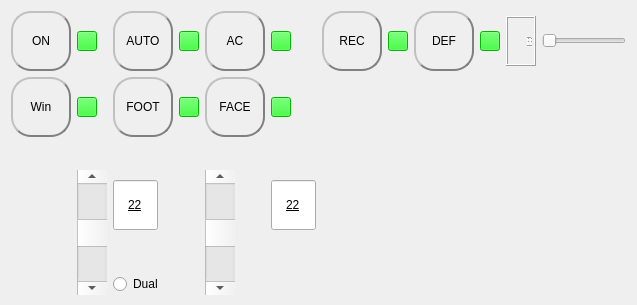
         <widget class="QWidget" name="tab_2">
          <attribute name="title">
           <string>AC Simulation</string>
          </attribute>
          <layout class="QGridLayout" name="gridLayout_6">
           <item row="0" column="5">
            <widget class="QPushButton" name="pushButtonON">
             <property name="minimumSize">
              <size>
               <width>60</width>
               <height>60</height>
              </size>
             </property>
             <property name="maximumSize">
              <size>
               <width>60</width>
               <height>60</height>
              </size>
             </property>
             <property name="styleSheet">
              <string notr="true">border-radius: 20px;  border: 2px groove gray;
font: 12pt &quot;Arial&quot;;
border-style: outset;</string>
             </property>
             <property name="text">
              <string>ON</string>
             </property>
            </widget>
           </item>
           <item row="0" column="16">
            <widget class="QPushButton" name="pushButtonREC">
             <property name="minimumSize">
              <size>
               <width>60</width>
               <height>60</height>
              </size>
             </property>
             <property name="maximumSize">
              <size>
               <width>60</width>
               <height>60</height>
              </size>
             </property>
             <property name="styleSheet">
              <string notr="true">border-radius: 20px;  border: 2px groove gray;
font: 12pt &quot;Arial&quot;;
border-style: outset;</string>
             </property>
             <property name="text">
              <string>REC</string>
             </property>
            </widget>
           </item>
           <item row="0" column="7">
            <widget class="QPushButton" name="displayON">
             <property name="maximumSize">
              <size>
               <width>20</width>
               <height>20</height>
              </size>
             </property>
             <property name="styleSheet">
              <string notr="true">background-color: rgb(0, 255, 0);</string>
             </property>
             <property name="text">
              <string/>
             </property>
            </widget>
           </item>
           <item row="0" column="23">
            <widget class="QLCDNumber" name="displayBlwrLvl">
             <property name="maximumSize">
              <size>
               <width>30</width>
               <height>50</height>
              </size>
             </property>
            </widget>
           </item>
           <item row="1" column="13">
            <widget class="QPushButton" name="displayFACE">
             <property name="maximumSize">
              <size>
               <width>20</width>
               <height>20</height>
              </size>
             </property>
             <property name="styleSheet">
              <string notr="true">background-color: rgb(0, 255, 0);</string>
             </property>
             <property name="text">
              <string/>
             </property>
            </widget>
           </item>
           <item row="0" column="22">
            <widget class="QPushButton" name="displayDEF">
             <property name="maximumSize">
              <size>
               <width>20</width>
               <height>20</height>
              </size>
             </property>
             <property name="styleSheet">
              <string notr="true">background-color: rgb(0, 255, 0);</string>
             </property>
             <property name="text">
              <string/>
             </property>
            </widget>
           </item>
           <item row="1" column="9">
            <widget class="QPushButton" name="displayFOOT">
             <property name="maximumSize">
              <size>
               <width>20</width>
               <height>20</height>
              </size>
             </property>
             <property name="styleSheet">
              <string notr="true">background-color: rgb(0, 255, 0);</string>
             </property>
             <property name="text">
              <string/>
             </property>
            </widget>
           </item>
           <item row="0" column="20">
            <widget class="QPushButton" name="pushButtonDEF">
             <property name="minimumSize">
              <size>
               <width>60</width>
               <height>60</height>
              </size>
             </property>
             <property name="maximumSize">
              <size>
               <width>60</width>
               <height>60</height>
              </size>
             </property>
             <property name="styleSheet">
              <string notr="true">border-radius: 20px;  border: 2px groove gray;
font: 12pt &quot;Arial&quot;;
border-style: outset;</string>
             </property>
             <property name="text">
              <string>DEF</string>
             </property>
            </widget>
           </item>
           <item row="0" column="19">
            <widget class="QPushButton" name="dispalyREC">
             <property name="maximumSize">
              <size>
               <width>20</width>
               <height>20</height>
              </size>
             </property>
             <property name="styleSheet">
              <string notr="true">background-color: rgb(0, 255, 0);</string>
             </property>
             <property name="text">
              <string/>
             </property>
            </widget>
           </item>
           <item row="3" column="8">
            <widget class="QLineEdit" name="lineEditTempL">
             <property name="maximumSize">
              <size>
               <width>45</width>
               <height>50</height>
              </size>
             </property>
             <property name="styleSheet">
              <string notr="true">font: 20pt &quot;华文彩云&quot;;
text-decoration: underline;</string>
             </property>
             <property name="text">
              <string>22</string>
             </property>
             <property name="alignment">
              <set>Qt::AlignCenter</set>
             </property>
            </widget>
           </item>
           <item row="0" column="12">
            <widget class="QPushButton" name="pushButtonAC">
             <property name="minimumSize">
              <size>
               <width>60</width>
               <height>60</height>
              </size>
             </property>
             <property name="maximumSize">
              <size>
               <width>60</width>
               <height>60</height>
              </size>
             </property>
             <property name="styleSheet">
              <string notr="true">border-radius: 20px;  border: 2px groove gray;
font: 12pt &quot;Arial&quot;;
border-style: outset;</string>
             </property>
             <property name="text">
              <string>AC</string>
             </property>
            </widget>
           </item>
           <item row="1" column="7">
            <widget class="QPushButton" name="displayWIN">
             <property name="maximumSize">
              <size>
               <width>20</width>
               <height>20</height>
              </size>
             </property>
             <property name="styleSheet">
              <string notr="true">background-color: rgb(0, 255, 0);</string>
             </property>
             <property name="text">
              <string/>
             </property>
            </widget>
           </item>
           <item row="0" column="9">
            <widget class="QPushButton" name="displayAUTO">
             <property name="maximumSize">
              <size>
               <width>20</width>
               <height>20</height>
              </size>
             </property>
             <property name="styleSheet">
              <string notr="true">background-color: rgb(0, 255, 0);</string>
             </property>
             <property name="text">
              <string/>
             </property>
            </widget>
           </item>
           <item row="1" column="12">
            <widget class="QPushButton" name="pushButtonFACE">
             <property name="minimumSize">
              <size>
               <width>60</width>
               <height>60</height>
              </size>
             </property>
             <property name="maximumSize">
              <size>
               <width>60</width>
               <height>60</height>
              </size>
             </property>
             <property name="styleSheet">
              <string notr="true">border-radius: 20px;  border: 2px groove gray;
font: 12pt &quot;Arial&quot;;
border-style: outset;</string>
             </property>
             <property name="text">
              <string>FACE</string>
             </property>
            </widget>
           </item>
           <item row="1" column="5">
            <widget class="QPushButton" name="pushButtonWIN">
             <property name="minimumSize">
              <size>
               <width>60</width>
               <height>60</height>
              </size>
             </property>
             <property name="maximumSize">
              <size>
               <width>60</width>
               <height>60</height>
              </size>
             </property>
             <property name="styleSheet">
              <string notr="true">border-radius: 20px;  border: 2px groove gray;
font: 12pt &quot;Arial&quot;;
border-style: outset;</string>
             </property>
             <property name="text">
              <string>Win</string>
             </property>
            </widget>
           </item>
           <item row="1" column="8">
            <widget class="QPushButton" name="pushButtonFOOT">
             <property name="minimumSize">
              <size>
               <width>60</width>
               <height>60</height>
              </size>
             </property>
             <property name="maximumSize">
              <size>
               <width>60</width>
               <height>60</height>
              </size>
             </property>
             <property name="styleSheet">
              <string notr="true">border-radius: 20px;  border: 2px groove gray;
font: 12pt &quot;Arial&quot;;
border-style: outset;</string>
             </property>
             <property name="text">
              <string>FOOT</string>
             </property>
            </widget>
           </item>
           <item row="3" column="7">
            <widget class="QScrollBar" name="scrollBarLeftTemp">
             <property name="minimumSize">
              <size>
               <width>30</width>
               <height>125</height>
              </size>
             </property>
             <property name="maximumSize">
              <size>
               <width>16777215</width>
               <height>70</height>
              </size>
             </property>
             <property name="toolTip">
              <string>This is a tool tip</string>
             </property>
             <property name="statusTip">
              <string>This is a status tip</string>
             </property>
             <property name="whatsThis">
              <string>This is &quot;what is this&quot;</string>
             </property>
             <property name="value">
              <number>50</number>
             </property>
             <property name="orientation">
              <enum>Qt::Vertical</enum>
             </property>
            </widget>
           </item>
           <item row="0" column="13">
            <widget class="QPushButton" name="displayAC">
             <property name="maximumSize">
              <size>
               <width>20</width>
               <height>20</height>
              </size>
             </property>
             <property name="styleSheet">
              <string notr="true">background-color: rgb(0, 255, 0);</string>
             </property>
             <property name="text">
              <string/>
             </property>
            </widget>
           </item>
           <item row="0" column="24">
            <widget class="QSlider" name="horizontalSliderBlwrLvl">
             <property name="minimumSize">
              <size>
               <width>0</width>
               <height>0</height>
              </size>
             </property>
             <property name="maximumSize">
              <size>
               <width>400</width>
               <height>16777215</height>
              </size>
             </property>
             <property name="toolTip">
              <string>This is a tool tip</string>
             </property>
             <property name="statusTip">
              <string>This is a status tip</string>
             </property>
             <property name="whatsThis">
              <string>This is &quot;what is this&quot;</string>
             </property>
             <property name="minimum">
              <number>1</number>
             </property>
             <property name="maximum">
              <number>7</number>
             </property>
             <property name="value">
              <number>1</number>
             </property>
             <property name="orientation">
              <enum>Qt::Horizontal</enum>
             </property>
            </widget>
           </item>
           <item row="3" column="12">
            <widget class="QScrollBar" name="scrollBarRightTemp">
             <property name="minimumSize">
              <size>
               <width>30</width>
               <height>125</height>
              </size>
             </property>
             <property name="maximumSize">
              <size>
               <width>16777215</width>
               <height>70</height>
              </size>
             </property>
             <property name="toolTip">
              <string>This is a tool tip</string>
             </property>
             <property name="statusTip">
              <string>This is a status tip</string>
             </property>
             <property name="whatsThis">
              <string>This is &quot;what is this&quot;</string>
             </property>
             <property name="value">
              <number>50</number>
             </property>
             <property name="orientation">
              <enum>Qt::Vertical</enum>
             </property>
            </widget>
           </item>
           <item row="0" column="8">
            <widget class="QPushButton" name="pushButtonAUTO">
             <property name="minimumSize">
              <size>
               <width>60</width>
               <height>60</height>
              </size>
             </property>
             <property name="maximumSize">
              <size>
               <width>60</width>
               <height>60</height>
              </size>
             </property>
             <property name="styleSheet">
              <string notr="true">border-radius: 20px;  border: 2px groove gray;
font: 12pt &quot;Arial&quot;;
border-style: outset;</string>
             </property>
             <property name="text">
              <string>AUTO</string>
             </property>
            </widget>
           </item>
           <item row="4" column="8">
            <widget class="QRadioButton" name="radioButtonDual">
             <property name="maximumSize">
              <size>
               <width>55</width>
               <height>16777215</height>
              </size>
             </property>
             <property name="styleSheet">
              <string notr="true">font: 9pt &quot;Arial&quot;;</string>
             </property>
             <property name="text">
              <string>Dual</string>
             </property>
            </widget>
           </item>
           <item row="3" column="13">
            <widget class="QLineEdit" name="lineEditTempR">
             <property name="maximumSize">
              <size>
               <width>45</width>
               <height>50</height>
              </size>
             </property>
             <property name="styleSheet">
              <string notr="true">font: 20pt &quot;华文彩云&quot;;
text-decoration: underline;</string>
             </property>
             <property name="text">
              <string>22</string>
             </property>
             <property name="alignment">
              <set>Qt::AlignCenter</set>
             </property>
            </widget>
           </item>
          </layout>
         </widget>
